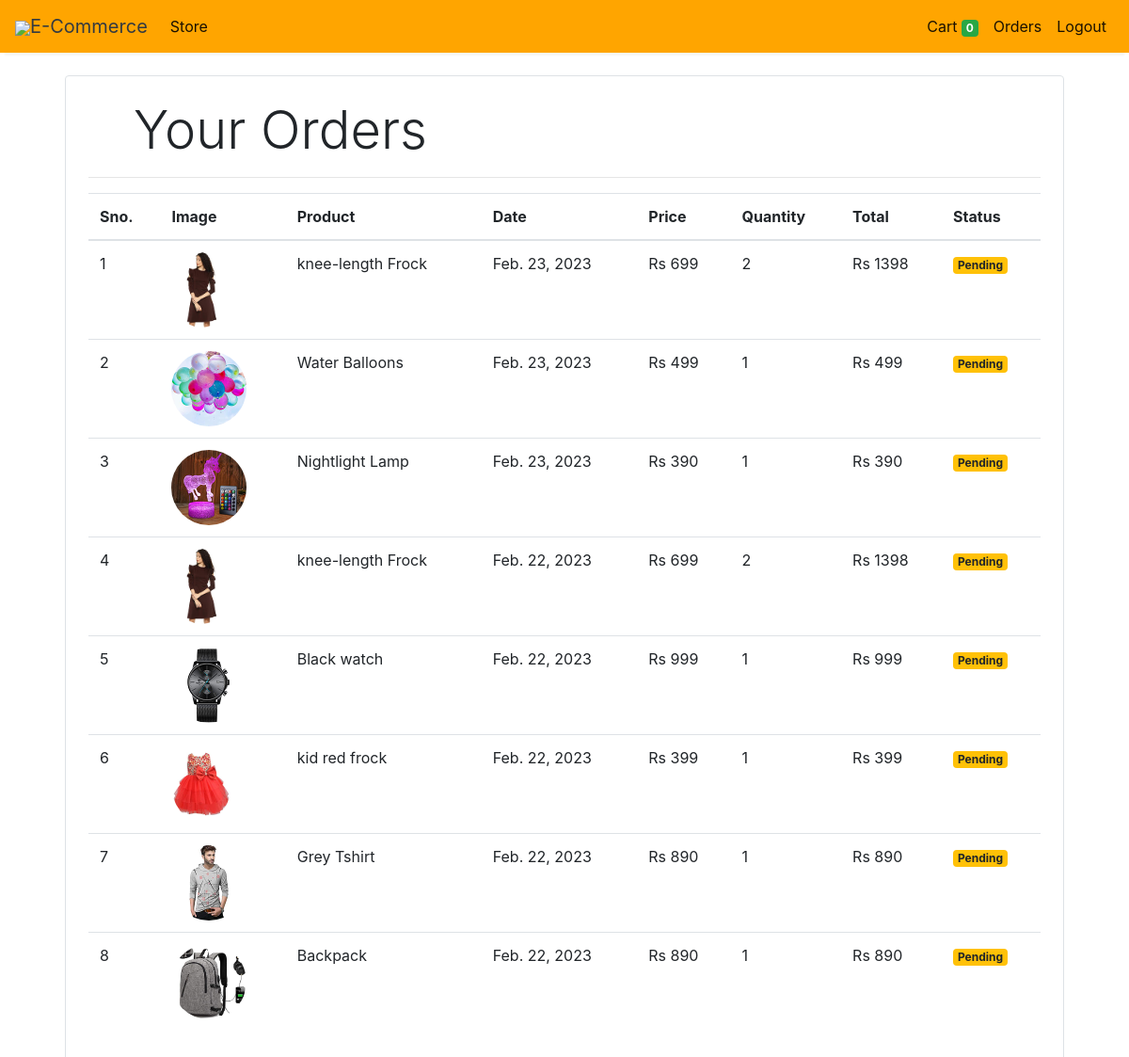
The page /orders (signed in) on the database its author committed.
### store/models/orders.py (models this page shows, shortened)
class Order(models.Model):
    product = models.ForeignKey(Products,
                                on_delete=models.CASCADE)
    customer = models.ForeignKey(Customer,
                                 on_delete=models.CASCADE)
    quantity = models.IntegerField(default=1)
    price = models.IntegerField()
    address = models.CharField (max_length=50, default='', blank=True)
    phone = models.CharField (max_length=50, default='', blank=True)
    date = models.DateField (default=datetime.datetime.today)
    status = models.BooleanField (default=False)
    @staticmethod
    def get_orders_by_customer(customer_id):
        return Order.objects.filter(customer=customer_id).order_by('-date')

### store/models/product.py (models this page shows, shortened)
class Products(models.Model):
    name = models.CharField(max_length=60)
    price= models.IntegerField(default=0)
    category= models.ForeignKey(Category,on_delete=models.CASCADE,default=1 )
    description= models.CharField(max_length=250, default='', blank=True, null= True)
    image= models.ImageField(upload_to='uploads/products/')

### store/middlewares/auth.py (the view)
    def middleware(request):
        print(request.session.get('customer'))
        returnUrl = request.META['PATH_INFO']
        print(request.META['PATH_INFO'])
        if not request.session.get('customer'):
           return redirect(f'login?return_url={returnUrl}')
        response = get_response(request)
        return response

### store/templatetags/custom_filter.py (called while the page is built)
@register.filter(name='currency')
def currency(number):
    return "Rs "+str(number)

@register.filter(name='multiply')
def multiply(number , number1):
    return number * number1

### store/views/orders.py (called while the page is built)
    def get(self , request ):
        customer = request.session.get('customer')
        orders = Order.get_orders_by_customer(customer)
        print(orders)
        return render(request , 'orders.html'  , {'orders' : orders})

### store/templates/orders.html
{% extends 'base.html' %}
{% block content %}
{% load cart %}
{% load custom_filter %}
<div class="container">
   <div class="border rounded p-4 m-4">
        <p class="display-4 pl-4 ml-4">Your Orders</p>
        <hr>
        <table class="table">
            <thead>
                <tr>
                    <th>Sno.</th>
                    <th>Image</th>
                    <th>Product</th>
                    <th>Date</th>
                    <th>Price</th>
                    <th>Quantity</th>
                    <th>Total</th>
                    <th>Status</th>
                </tr>
            </thead>
            <tbody>
                {% for order in orders %}
                <tr>
                    <td>{{forloop.counter}}</td>
                    <td><img style="height: 80px;" class="rounded-circle" src="{{order.product.image.url}}" alt=""></td>
                    <td>{{order.product.name}}</td>
                    <td>{{order.date}}</td>
                    <td>{{order.price|currency}}</td>
                    <td>{{order.quantity}}</td>
                    <td>{{order.quantity|multiply:order.price|currency}}</td>
                    {% if order.status %}
                    <td><small class="badge badge-success">Completed</small></td>
                    {%else%}
                    <td><small class="badge badge-warning">Pending</small></td>
                    {% endif %}
                </tr>
                {% endfor %}
            </tbody>
        </table>
   </div>
</div>
{% endblock %}

### store/templates/base.html (shortened to what this page needs)
<!doctype html>
<html lang="en">
<head>
  <link rel="stylesheet" href="https://maxcdn.bootstrapcdn.com/bootstrap/4.0.0/css/bootstrap.min.css"
>
</head>
<body>
<nav class="one-edge-shadow
  navbar navbar-light
  sticky-top navbar
  navbar-expand-lg
  text-white">
    <a class="navbar-brand ms-3 text-dark " href="/">
    <link rel="stylesheet" href="https://use.fontawesome.com/releases/v5.7.0/css/all.css">
    <img src="https://www.freepnglogos.com/uploads/shopping-cart-png/shopping-cart-svg-png-icon-download-28.png" style="width:50px;height:50px,color:text-light;">E-Commerce</a>
    <div class="collapse navbar-collapse" id="navbarSupportedContent">
      <ul class="navbar-nav mr-auto">
        <li class="nav-item active">
          <a class="nav-link" href="/store">Store <span class="sr-only">(current)</span></a>
        </li>
          </ul>
      <ul class=" navbar-nav my-2 my-lg-0">
        <li class="nav-item active">
          <a class="nav-link" href="/cart">Cart
            <span class="badge badge-success">{{request.session.cart.keys|length}}</span>
            <span class="sr-only">(current)</span></a>
        </li>
        {% if request.session.customer %}
        <li class="nav-item active ">
          <a class="nav-link" href="/orders">Orders<span class="sr-only">(current)</span></a>
        </li>
        <li class="nav-item active ">
          <a class="nav-link" href="/logoutU">Logout<span class="sr-only">(current)</span></a>
        </li>
        {% endif %}
      </ul>
    </div>
  </nav>
  {% block content %}{% endblock %}
</body>
</html>

### store/templates/base.html (style rules this page uses)
nav { background-color: orange; }
.one-edge-shadow { box-shadow: 0 8px 2px -5px rgb(246, 245, 245); }

### rows shown on the page
Order: product.image (picture), product.name "knee-length Frock", date "Feb. 23, 2023", price "Rs 699", quantity "2", quantity|multiply "Rs 1398", status "Pending"
Order: product.image (picture), product.name "Water Balloons", date "Feb. 23, 2023", price "Rs 499", quantity "1", quantity|multiply "Rs 499", status "Pending"
Order: product.image (picture), product.name "Nightlight Lamp", date "Feb. 23, 2023", price "Rs 390", quantity "1", quantity|multiply "Rs 390", status "Pending"
Order: product.image (picture), product.name "knee-length Frock", date "Feb. 22, 2023", price "Rs 699", quantity "2", quantity|multiply "Rs 1398", status "Pending"
Order: product.image (picture), product.name "Black watch", date "Feb. 22, 2023", price "Rs 999", quantity "1", quantity|multiply "Rs 999", status "Pending"
Order: product.image (picture), product.name "kid red frock", date "Feb. 22, 2023", price "Rs 399", quantity "1", quantity|multiply "Rs 399", status "Pending"
Order: product.image (picture), product.name "Grey Tshirt", date "Feb. 22, 2023", price "Rs 890", quantity "1", quantity|multiply "Rs 890", status "Pending"
Order: product.image (picture), product.name "Backpack", date "Feb. 22, 2023", price "Rs 890", quantity "1", quantity|multiply "Rs 890", status "Pending"

### other values the page prints
{{ request.session.cart.keys|length }} "0"
